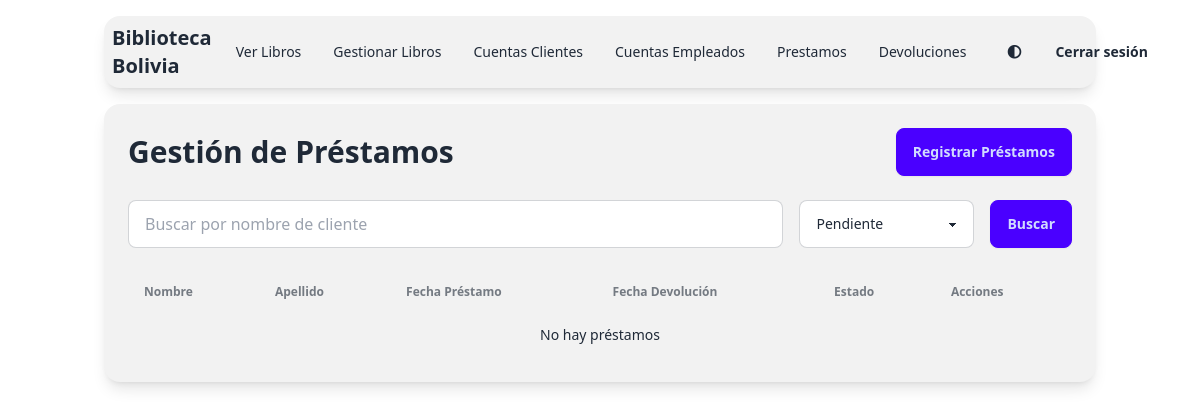
Before: /app/views/viewsEmpleado/gestionPrestamos.php (signed in) with the older database file.
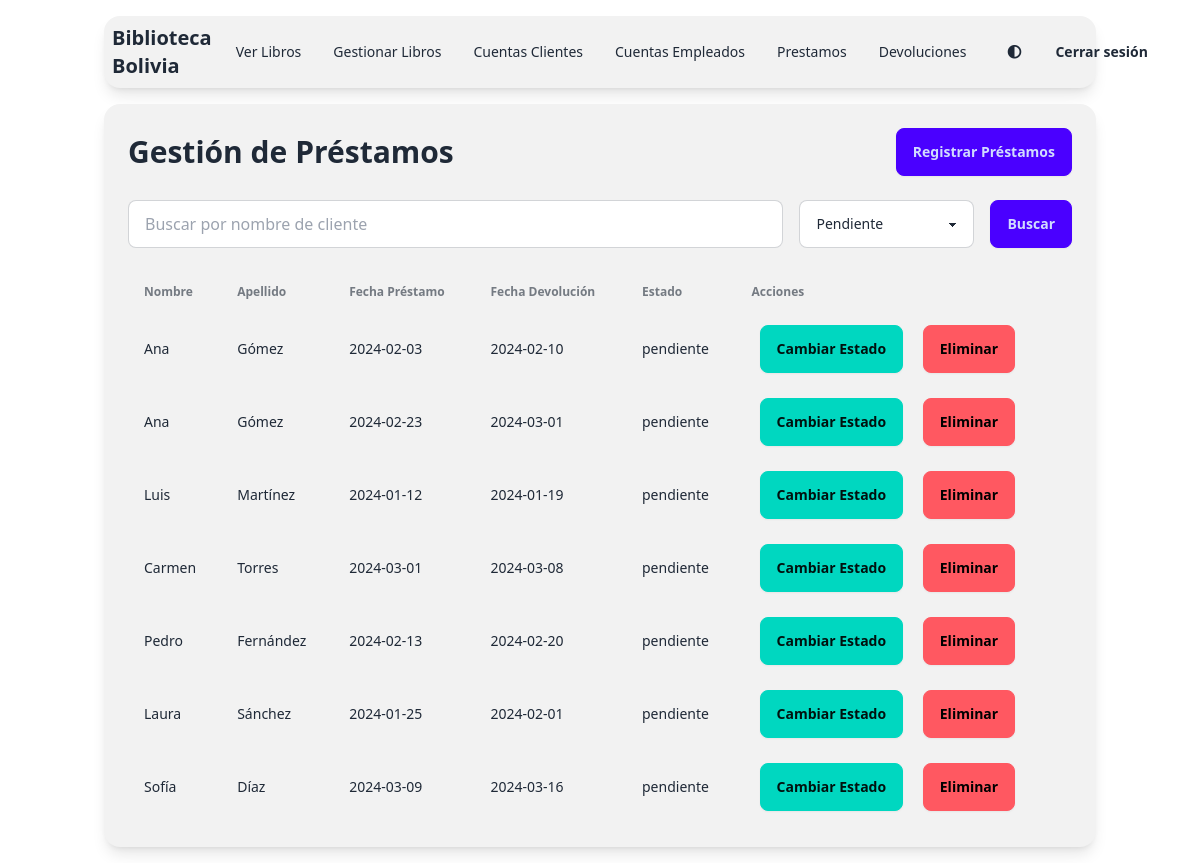
After: the same page with the newer database file.
### tables this page shows
CREATE TABLE PRESTAMOS (
    codPrestamos INT AUTO_INCREMENT PRIMARY KEY,
    fechaPrestamo DATE,
    fechaDevolucion DATE,
    estado VARCHAR(45),
    LIBROS_codLibros INT,
    USUARIOS_codUsuarios INT,
    SANCIONES_codSancion INT,
    FOREIGN KEY (LIBROS_codLibros) REFERENCES LIBROS (codLibros),
    FOREIGN KEY (USUARIOS_codUsuarios) REFERENCES CLIENTES (codUsuarios),
    FOREIGN KEY (SANCIONES_codSancion) REFERENCES SANCIONES (codSancion)
);

CREATE TABLE CLIENTES (
    codUsuarios INT AUTO_INCREMENT PRIMARY KEY,
    nombre VARCHAR(45),
    apellido VARCHAR(45),
    ci VARCHAR(45),
    direccion VARCHAR(45),
    telefono VARCHAR(45),
    correo VARCHAR(45),
    usuario VARCHAR(45),
    password VARCHAR(45),
    rol VARCHAR(45)
);

### app/views/viewsEmpleado/gestionPrestamos.php (the view, shortened to what this page needs)
<?php
require_once __DIR__ . '/../../config/conexion.php';
$search = isset($_GET['search']) ? $_GET['search'] : '';
$estado = isset($_GET['estado']) ? $_GET['estado'] : 'pendiente';
?>
<!DOCTYPE html>
<html lang="es" data-theme="light">
<head>
    <link href="https://cdn.jsdelivr.net/npm/daisyui@4.12.10/dist/full.min.css" rel="stylesheet" type="text/css" />
    <link rel="stylesheet" href="https://cdnjs.cloudflare.com/ajax/libs/font-awesome/5.15.3/css/all.min.css">
</head>
<body>
    <div class="min-h-screen bg-base-100 text-base-content">
        <div class="container mx-auto p-4">
            <?php include "../viewsEmpleado/menuEmpleado.php"; ?>
            <div class="bg-base-200 p-6 rounded-box shadow-lg">
                <div class="flex justify-between items-center mb-6">
                    <h1 class="text-3xl font-bold">Gestión de Préstamos</h1>
                    <a href="../../controllers/gestionPrestamos/anadir.php" class="btn btn-primary">Registrar Préstamos</a>
                </div>
                <form method="GET" class="flex flex-col sm:flex-row gap-4 mb-6">
                    <input type="text" name="search" value="<?php echo htmlspecialchars($search); ?>" placeholder="Buscar por nombre de cliente" class="input input-bordered flex-grow">
                    <select name="estado" class="select select-bordered">
                        <option value="pendiente" <?php echo $estado === 'pendiente' ? 'selected' : ''; ?>>Pendiente</option>
                    </select>
                    <button type="submit" class="btn btn-primary">Buscar</button>
                </form>
                <div class="overflow-x-auto">
                    <table class="table w-full">
                        <thead>
                            <tr>
                                <th>Nombre</th>
                                <th>Apellido</th>
                                <th>Fecha Préstamo</th>
                                <th>Fecha Devolución</th>
                                <th>Estado</th>
                                <th>Acciones</th>
                            </tr>
                        </thead>
                        <tbody>
                            <?php
                            $sql = "SELECT
                                        C.nombre AS nombreCliente,
                                        C.apellido AS apellidoCliente,
                                        P.codPrestamos,
                                        P.fechaPrestamo,
                                        P.fechaDevolucion,
                                        P.estado
                                    FROM
                                        PRESTAMOS P
                                    JOIN
                                        CLIENTES C
                                    ON
                                        P.USUARIOS_codUsuarios = C.codUsuarios
                                    WHERE
                                        C.nombre LIKE ?
                                        AND (? = '' OR P.estado = ?);";
                            $stmt = $conexion->prepare($sql);
                            $searchParam = "%$search%";
                            $stmt->bind_param("sss", $searchParam, $estado, $estado);
                            $stmt->execute();
                            $result = $stmt->get_result();
                            if ($result->num_rows > 0) {
                                while ($row = $result->fetch_assoc()) {
                                    echo "<tr>
                                    <td>" . htmlspecialchars($row["nombreCliente"]) . "</td>
                                    <td>" . htmlspecialchars($row["apellidoCliente"]) . "</td>
                                    <td>" . htmlspecialchars($row["fechaPrestamo"]) . "</td>
                                    <td>" . htmlspecialchars($row["fechaDevolucion"]) . "</td>
                                    <td>" . htmlspecialchars($row["estado"]) . "</td>
                                    <td>
                                        <a href='../../controllers/gestionPrestamos/editar.php?id=" . urlencode($row["codPrestamos"]) . "' class='btn btn-accent btn-md mx-2'>Cambiar Estado</a>
                                        <a href='../../controllers/gestionPrestamos/eliminar.php?id=" . urlencode($row["codPrestamos"]) . "' class='btn btn-error btn-md mx-2'>Eliminar</a>
                                    </td>
                                  </tr>";
                                }
                            } else {
                                echo "<tr><td colspan='6' class='text-center'>No hay préstamos</td></tr>";
                            }
                            ?>
                        </tbody>
                    </table>
                </div>
            </div>
        </div>
    </div>
</body>
</html>

### app/views/viewsEmpleado/menuEmpleado.php (shortened to what this page needs)
<!DOCTYPE html>
<html lang="es">
<head>
    <link href="https://cdn.jsdelivr.net/npm/daisyui@4.12.10/dist/full.min.css" rel="stylesheet" type="text/css" />
    <link rel="stylesheet" href="https://cdnjs.cloudflare.com/ajax/libs/font-awesome/5.15.3/css/all.min.css">
</head>
<body class="bg-gray-100">
<div class="navbar bg-base-200 rounded-box shadow-lg mb-4">
    <div class="flex-1">
        <a class="text-xl font-bold">Biblioteca Bolivia</a>
    </div>
    <div id="menuContent" class="hidden lg:flex flex-none">
        <ul class="menu menu-horizontal px-1">
            <?php
            if ($_SESSION['rol'] == 'administrador') {
                echo '<li><a href="../viewsEmpleado/verLibros.php">Ver Libros</a></li>';
                echo '<li><a href="../viewsEmpleado/GestionLibros.php">Gestionar Libros</a></li>';
                echo '<li><a href="../../viewsEmpleado/gestionClientes.php">Cuentas Clientes</a></li>';
                echo '<li><a href="../viewsEmpleado/gestionEmpleados.php">Cuentas Empleados</a></li>';
                echo '<li><a href="../viewsEmpleado/gestionPrestamos.php">Prestamos</a></li>';
                echo '<li><a href="../viewsEmpleado/devoluciones.php">Devoluciones</a></li>';
            }
            elseif ($_SESSION['rol'] == 'empleado') {
                echo '<li><a href="../viewsEmpleado/gestionClientes.php">Cuentas Clientes</a></li>';
                echo '<li><a href="../viewsEmpleado/prestamos.php">Prestamos</a></li>';
                echo '<li><a href="../viewsEmpleado/devoluciones.php">Devoluciones</a></li>';
            }
            ?>
        </ul>
        <button class="btn btn-ghost" onclick="toggleTheme()">
            <i class="fas fa-adjust"></i>
        </button>
        <a class="btn btn-ghost" href="../../controllers/loginControllers/loginEmpleado/logout.php">Cerrar sesión</a>
    </div>
</div>
<script src="https://cdn.tailwindcss.com"></script>
</body>
</html>

Changed rows visible on the page:
added prestamos: USUARIOS_codUsuarios.nombre "Ana", USUARIOS_codUsuarios.apellido "Gómez", fechaPrestamo "2024-02-03", fechaDevolucion "2024-02-10", estado "pendiente"
added prestamos: USUARIOS_codUsuarios.nombre "Ana", USUARIOS_codUsuarios.apellido "Gómez", fechaPrestamo "2024-02-23", fechaDevolucion "2024-03-01", estado "pendiente"
added prestamos: USUARIOS_codUsuarios.nombre "Luis", USUARIOS_codUsuarios.apellido "Martínez", fechaPrestamo "2024-01-12", fechaDevolucion "2024-01-19", estado "pendiente"
added prestamos: USUARIOS_codUsuarios.nombre "Carmen", USUARIOS_codUsuarios.apellido "Torres", fechaPrestamo "2024-03-01", fechaDevolucion "2024-03-08", estado "pendiente"
added prestamos: USUARIOS_codUsuarios.nombre "Pedro", USUARIOS_codUsuarios.apellido "Fernández", fechaPrestamo "2024-02-13", fechaDevolucion "2024-02-20", estado "pendiente"
added prestamos: USUARIOS_codUsuarios.nombre "Laura", USUARIOS_codUsuarios.apellido "Sánchez", fechaPrestamo "2024-01-25", fechaDevolucion "2024-02-01", estado "pendiente"
added prestamos: USUARIOS_codUsuarios.nombre "Sofía", USUARIOS_codUsuarios.apellido "Díaz", fechaPrestamo "2024-03-09", fechaDevolucion "2024-03-16", estado "pendiente"
Other visible differences:
text no longer shown: "No hay préstamos"
